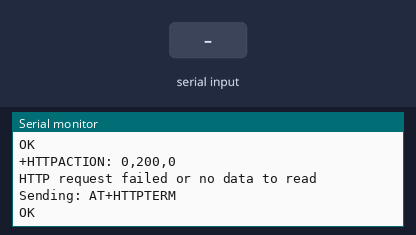
Recording of a sketch running on a simulated Arduino Uno, built with avr-gcc and run on an emulated ATmega328P. On the bench: the last lines printed to the serial monitor. The inputs (shaded band) are chosen by the test bench. The modem accepts every AT command (registered, SIM ready, sends succeed) and sends nothing else.

Above: at 3.7 s.
3.8 s: "200" received over the second serial link
At 5.0 s:
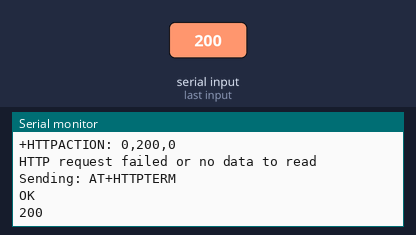
5.3 s: "1" received over the second serial link
At 6.1 s:
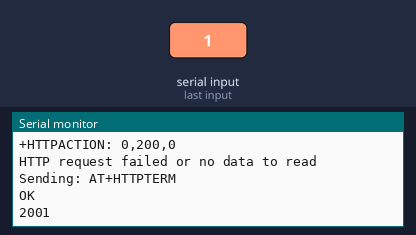

The sketch:

test_gsm_3.ino
```cpp
#include <SoftwareSerial.h>

// RX, TX
SoftwareSerial mySerial(3, 2); // Adjust pins according to your connections

const char* apn = "internet.vodafone.ro"; // Change to your APN
const char* url = "https://disertatie-api.azurewebsites.net/t"; // Change to your desired HTTP endpoint

void setup() {
  // Begin serial communication with Arduino and Arduino IDE (Serial Monitor)
  Serial.begin(9600);
  // Begin serial communication with Arduino and SIM800L
  mySerial.begin(9600);

  Serial.println("Initializing SIM800L");
  delay(1000); // Give time for module to settle


  sendATCommand("AT+CMEE=2", "OK", 1000);
  // Set module to full functionality
  sendATCommand("AT+CFUN=1", "OK", 2000);

  // Disable echo
  sendATCommand("ATE0", "OK", 1000);

  // Set APN
  setupGPRS();

  // Perform HTTP GET request
  httpGet(url);
}

void loop() {
  while (Serial.available())
  {
    mySerial.write(Serial.read());//Forward what Serial received to Software Serial Port
  }
  while (mySerial.available())
  {
    Serial.write(mySerial.read());//Forward what Software Serial received to Serial Port
  }
}

void sendATCommand(String command, const char* response, unsigned long timeout) {
  Serial.print("Sending: ");
  Serial.println(command);
  mySerial.println(command);

  long int time = millis();
  String data;

  while ((time + timeout) > millis()) {
    while (mySerial.available()) {
      char c = mySerial.read();  // Read response
      data += c;
    }

    if (data.indexOf(response) != -1) {
      Serial.println(data);
      return;
    }
  }

  Serial.print("Timed out: ");
  Serial.println(data);
}

void setupGPRS() {
  sendATCommand("AT+SAPBR=0,1", "OK", 2000);
  sendATCommand("AT+SAPBR=3,1,\"Contype\",\"GPRS\"", "OK", 2000);
  sendATCommand("AT+SAPBR=3,1,\"APN\",\"" + String(apn) + "\"", "OK", 2000);
  sendATCommand("AT+SAPBR=2,1", "OK", 2000); // Query the GPRS context
  sendATCommand("AT+SAPBR=1,1", "OK", 2000); // Open the GPRS context
}

void httpGet(const char* url) {
  sendATCommand("AT+HTTPINIT", "OK", 2000);
  sendATCommand("AT+HTTPPARA=\"CID\",1", "OK", 2000);
  sendATCommand("AT+HTTPPARA=\"URL\",\"" + String(url) + "\"", "OK", 2000);
  sendATCommand("AT+HTTPACTION=0", "+HTTPACTION:", 15000); // Wait for the response code and data length

  // Parse response to find status and data length
  // Example expected response: +HTTPACTION: 0,200,1234 (method, status, data_length)
  String httpResponse = mySerial.readString();
  Serial.println(httpResponse); // Print full HTTP action response
  if (httpResponse.indexOf("200") > -1) { // Check if HTTP status code is OK (200)
    sendATCommand("AT+HTTPREAD", "+HTTPREAD:", 10000); // Read the HTTP response data
  } else {
    Serial.println("HTTP request failed or no data to read");
  }

  sendATCommand("AT+HTTPTERM", "OK", 2000); // Terminate HTTP service
}
```

Measured:
- after the input at 3.8 s, the serial monitor: prints a new line at once (image 1)
- after the input at 5.3 s, the serial monitor: prints a new line at once (image 2)
